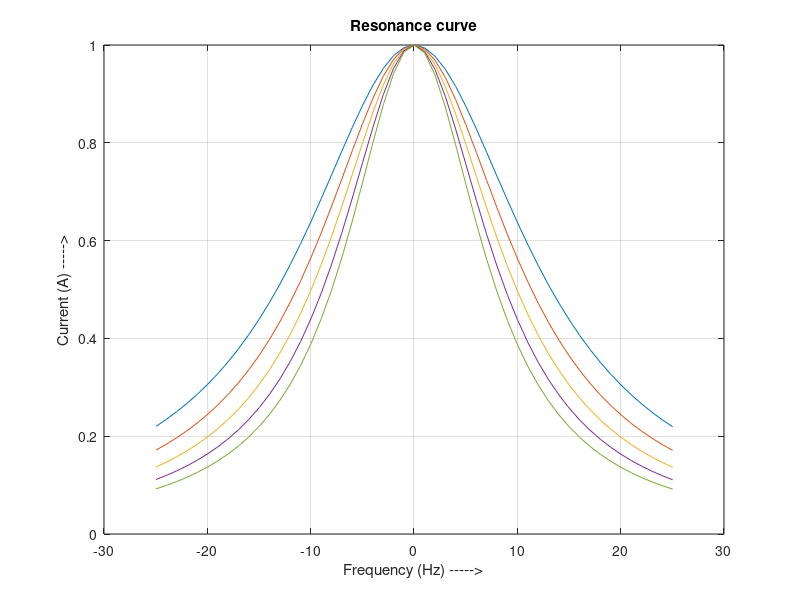

The MATLAB script that drew this image:
% Ex-1.2 (Circuit Theory)
% Sambhav R Jain
% 107108103

clc;
clear all;
close all;

fprintf('Ex-1.2 Resonance in a series RLC circuit\n');
fprintf(' - Sambhav R Jain (107108103)\n\n');

V=input('Enter the supply voltage (in V): ');
L=input('Enter the value of inductance L (in H): ');
C=input('Enter the value of capacitance C (in F): ');
R=input('Enter the value of resistance R (in ohm): ');

% Resonance occurs when Xl=Xc
fr=1/(2*pi*sqrt(L*C));
disp('Resonant frequency (in Hz): ');
disp(fr);

Xl = L*2*pi*fr;
Xc = 1/(C*2*pi*fr);

I=V/(R+1j*Xl-1j*Xc);
disp('Current (in A): ');
disp(abs(I));

Vr=I*R;
Vl=I*1j*Xl;
Vc=I*-1j*Xc;

disp('V_r (in V): ');
disp(abs(Vr));
disp('V_l (in V): ');
disp(abs(Vl));
disp('V_c (in V): ');
disp(abs(Vc));

Pr=Vr*I*1e-3;
Pl=Vl*I*1e-3;
Pc=Vc*I*1e-3;

disp('Real power dissipated across R (in kW): ');
disp(Pr);
disp('Reactive power across L (in kVAr): ');
disp(Pl);
disp('Reactive power across C (in kVAr): ');
disp(Pc);

for L=60e-3:10e-3:100e-3
    C=(1/(2*pi*fr)^2)/L;
    m=1;
    for f=fr-25:1:fr+25
        Xl = L*2*pi*f;
        Xc = 1/(C*2*pi*f);
        I(m)=V/(R+j*Xl-j*Xc);
        m=m+1;
    end
    f=[fr-25:1:fr+25];
    
    plot(f,I);
    hold on; 
    grid on;
    title('Resonance curve'); 
    xlabel('Frequency (Hz) ----->'); 
    ylabel('Current (A) ----->'); 
    % legend(sprintf('L = %d mH',L*1e3));
end
        
        

